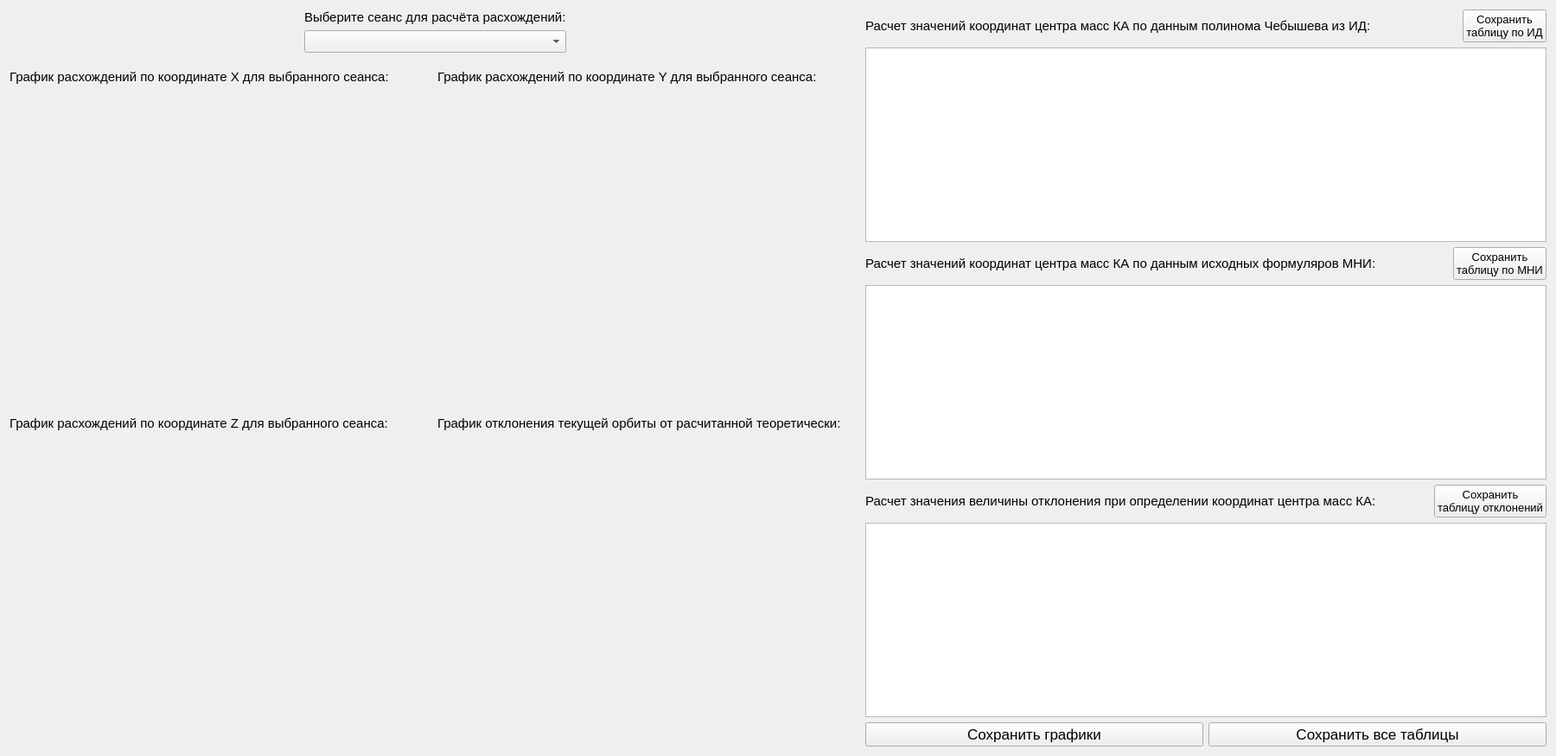
<?xml version="1.0" encoding="UTF-8"?>
<ui version="4.0">
 <class>GraphDialog</class>
 <widget class="QDialog" name="GraphDialog">
  <property name="geometry">
   <rect>
    <x>0</x>
    <y>0</y>
    <width>1800</width>
    <height>875</height>
   </rect>
  </property>
  <property name="minimumSize">
   <size>
    <width>1800</width>
    <height>875</height>
   </size>
  </property>
  <property name="windowTitle">
   <string>Графики</string>
  </property>
  <property name="windowIcon">
   <iconset resource="resource.qrc">
    <normaloff>:/image/res/graph/Graph1.png</normaloff>:/image/res/graph/Graph1.png</iconset>
  </property>
  <layout class="QHBoxLayout" name="horizontalLayout_6" stretch="5,4">
   <item>
    <layout class="QVBoxLayout" name="verticalLayout_2" stretch="0,7">
     <item>
      <layout class="QHBoxLayout" name="horizontalLayout_5">
       <item>
        <spacer name="horizontalSpacer_4">
         <property name="orientation">
          <enum>Qt::Horizontal</enum>
         </property>
         <property name="sizeType">
          <enum>QSizePolicy::MinimumExpanding</enum>
         </property>
         <property name="sizeHint" stdset="0">
          <size>
           <width>285</width>
           <height>20</height>
          </size>
         </property>
        </spacer>
       </item>
       <item>
        <layout class="QVBoxLayout" name="verticalLayout">
         <item>
          <widget class="QLabel" name="label_5">
           <property name="font">
            <font>
             <pointsize>11</pointsize>
            </font>
           </property>
           <property name="text">
            <string>Выберите сеанс для расчёта расхождений:</string>
           </property>
          </widget>
         </item>
         <item>
          <widget class="QComboBox" name="comboBox">
           <property name="font">
            <font>
             <pointsize>11</pointsize>
            </font>
           </property>
          </widget>
         </item>
        </layout>
       </item>
       <item>
        <spacer name="horizontalSpacer_5">
         <property name="orientation">
          <enum>Qt::Horizontal</enum>
         </property>
         <property name="sizeType">
          <enum>QSizePolicy::MinimumExpanding</enum>
         </property>
         <property name="sizeHint" stdset="0">
          <size>
           <width>80</width>
           <height>20</height>
          </size>
         </property>
        </spacer>
       </item>
      </layout>
     </item>
     <item>
      <layout class="QHBoxLayout" name="horizontalLayout_4">
       <item>
        <layout class="QVBoxLayout" name="verticalLayout_5" stretch="1,8,1,8">
         <item>
          <widget class="QLabel" name="label_6">
           <property name="font">
            <font>
             <pointsize>11</pointsize>
            </font>
           </property>
           <property name="text">
            <string>График расхождений по координате X для выбранного сеанса:</string>
           </property>
          </widget>
         </item>
         <item>
          <widget class="QCustomPlot" name="widgetX" native="true">
           <property name="font">
            <font>
             <pointsize>10</pointsize>
            </font>
           </property>
          </widget>
         </item>
         <item>
          <widget class="QLabel" name="label">
           <property name="font">
            <font>
             <pointsize>11</pointsize>
            </font>
           </property>
           <property name="text">
            <string>График расхождений по координате Z для выбранного сеанса:</string>
           </property>
          </widget>
         </item>
         <item>
          <widget class="QCustomPlot" name="widgetZ" native="true"/>
         </item>
        </layout>
       </item>
       <item>
        <layout class="QVBoxLayout" name="verticalLayout_4" stretch="1,8,1,8">
         <item>
          <widget class="QLabel" name="label_7">
           <property name="font">
            <font>
             <pointsize>11</pointsize>
            </font>
           </property>
           <property name="text">
            <string>График расхождений по координате Y для выбранного сеанса:</string>
           </property>
          </widget>
         </item>
         <item>
          <widget class="QCustomPlot" name="widgetY" native="true">
           <property name="font">
            <font>
             <pointsize>10</pointsize>
            </font>
           </property>
          </widget>
         </item>
         <item>
          <widget class="QLabel" name="label_8">
           <property name="font">
            <font>
             <pointsize>11</pointsize>
            </font>
           </property>
           <property name="text">
            <string>График отклонения текущей орбиты от расчитанной теоретически:</string>
           </property>
          </widget>
         </item>
         <item>
          <widget class="QCustomPlot" name="widgetR" native="true"/>
         </item>
        </layout>
       </item>
      </layout>
     </item>
    </layout>
   </item>
   <item>
    <layout class="QVBoxLayout" name="verticalLayout_3" stretch="0,0,0,0,0,0,0">
     <item>
      <layout class="QHBoxLayout" name="horizontalLayout_3">
       <item>
        <widget class="QLabel" name="label_2">
         <property name="font">
          <font>
           <pointsize>11</pointsize>
          </font>
         </property>
         <property name="text">
          <string>Расчет значений координат центра масс КА по данным полинома Чебышева из ИД:</string>
         </property>
        </widget>
       </item>
       <item>
        <spacer name="horizontalSpacer">
         <property name="orientation">
          <enum>Qt::Horizontal</enum>
         </property>
         <property name="sizeHint" stdset="0">
          <size>
           <width>40</width>
           <height>20</height>
          </size>
         </property>
        </spacer>
       </item>
       <item>
        <widget class="QPushButton" name="pushButtonSD">
         <property name="font">
          <font>
           <pointsize>10</pointsize>
          </font>
         </property>
         <property name="text">
          <string>Сохранить
таблицу по ИД</string>
         </property>
         <property name="autoDefault">
          <bool>false</bool>
         </property>
        </widget>
       </item>
      </layout>
     </item>
     <item>
      <widget class="QTableWidget" name="tableWidgetSD">
       <property name="editTriggers">
        <set>QAbstractItemView::NoEditTriggers</set>
       </property>
       <attribute name="horizontalHeaderVisible">
        <bool>false</bool>
       </attribute>
       <attribute name="verticalHeaderVisible">
        <bool>false</bool>
       </attribute>
      </widget>
     </item>
     <item>
      <layout class="QHBoxLayout" name="horizontalLayout_2">
       <item>
        <widget class="QLabel" name="label_3">
         <property name="font">
          <font>
           <pointsize>11</pointsize>
          </font>
         </property>
         <property name="text">
          <string>Расчет значений координат центра масс КА по данным исходных формуляров МНИ:</string>
         </property>
        </widget>
       </item>
       <item>
        <spacer name="horizontalSpacer_2">
         <property name="orientation">
          <enum>Qt::Horizontal</enum>
         </property>
         <property name="sizeHint" stdset="0">
          <size>
           <width>40</width>
           <height>20</height>
          </size>
         </property>
        </spacer>
       </item>
       <item>
        <widget class="QPushButton" name="pushButtonMNI">
         <property name="font">
          <font>
           <pointsize>10</pointsize>
          </font>
         </property>
         <property name="text">
          <string>Сохранить
таблицу по МНИ</string>
         </property>
         <property name="autoDefault">
          <bool>false</bool>
         </property>
        </widget>
       </item>
      </layout>
     </item>
     <item>
      <widget class="QTableWidget" name="tableWidgetMNI">
       <property name="editTriggers">
        <set>QAbstractItemView::NoEditTriggers</set>
       </property>
       <attribute name="horizontalHeaderVisible">
        <bool>false</bool>
       </attribute>
       <attribute name="verticalHeaderVisible">
        <bool>false</bool>
       </attribute>
      </widget>
     </item>
     <item>
      <layout class="QHBoxLayout" name="horizontalLayout">
       <item>
        <widget class="QLabel" name="label_4">
         <property name="font">
          <font>
           <pointsize>11</pointsize>
          </font>
         </property>
         <property name="text">
          <string>Расчет значения величины отклонения при определении координат центра масс КА:</string>
         </property>
        </widget>
       </item>
       <item>
        <spacer name="horizontalSpacer_3">
         <property name="orientation">
          <enum>Qt::Horizontal</enum>
         </property>
         <property name="sizeHint" stdset="0">
          <size>
           <width>40</width>
           <height>20</height>
          </size>
         </property>
        </spacer>
       </item>
       <item>
        <widget class="QPushButton" name="pushButtonDiverg">
         <property name="font">
          <font>
           <pointsize>10</pointsize>
          </font>
         </property>
         <property name="text">
          <string>Сохранить
таблицу отклонений</string>
         </property>
         <property name="autoDefault">
          <bool>false</bool>
         </property>
        </widget>
       </item>
      </layout>
     </item>
     <item>
      <widget class="QTableWidget" name="tableWidgetDiverg">
       <property name="editTriggers">
        <set>QAbstractItemView::NoEditTriggers</set>
       </property>
       <attribute name="horizontalHeaderVisible">
        <bool>false</bool>
       </attribute>
       <attribute name="verticalHeaderVisible">
        <bool>false</bool>
       </attribute>
      </widget>
     </item>
     <item>
      <layout class="QHBoxLayout" name="horizontalLayout_7">
       <item>
        <widget class="QPushButton" name="pushButtonGraph">
         <property name="font">
          <font>
           <pointsize>13</pointsize>
          </font>
         </property>
         <property name="text">
          <string>Сохранить графики</string>
         </property>
         <property name="autoDefault">
          <bool>false</bool>
         </property>
        </widget>
       </item>
       <item>
        <widget class="QPushButton" name="pushButtonAllTable">
         <property name="font">
          <font>
           <pointsize>13</pointsize>
          </font>
         </property>
         <property name="text">
          <string>Сохранить все таблицы</string>
         </property>
         <property name="autoDefault">
          <bool>false</bool>
         </property>
        </widget>
       </item>
      </layout>
     </item>
    </layout>
   </item>
  </layout>
 </widget>
 <customwidgets>
  <customwidget>
   <class>QCustomPlot</class>
   <extends>QWidget</extends>
   <header>qcustomplot.h</header>
   <container>1</container>
  </customwidget>
 </customwidgets>
 <resources>
  <include location="resource.qrc"/>
 </resources>
 <connections/>
</ui>
